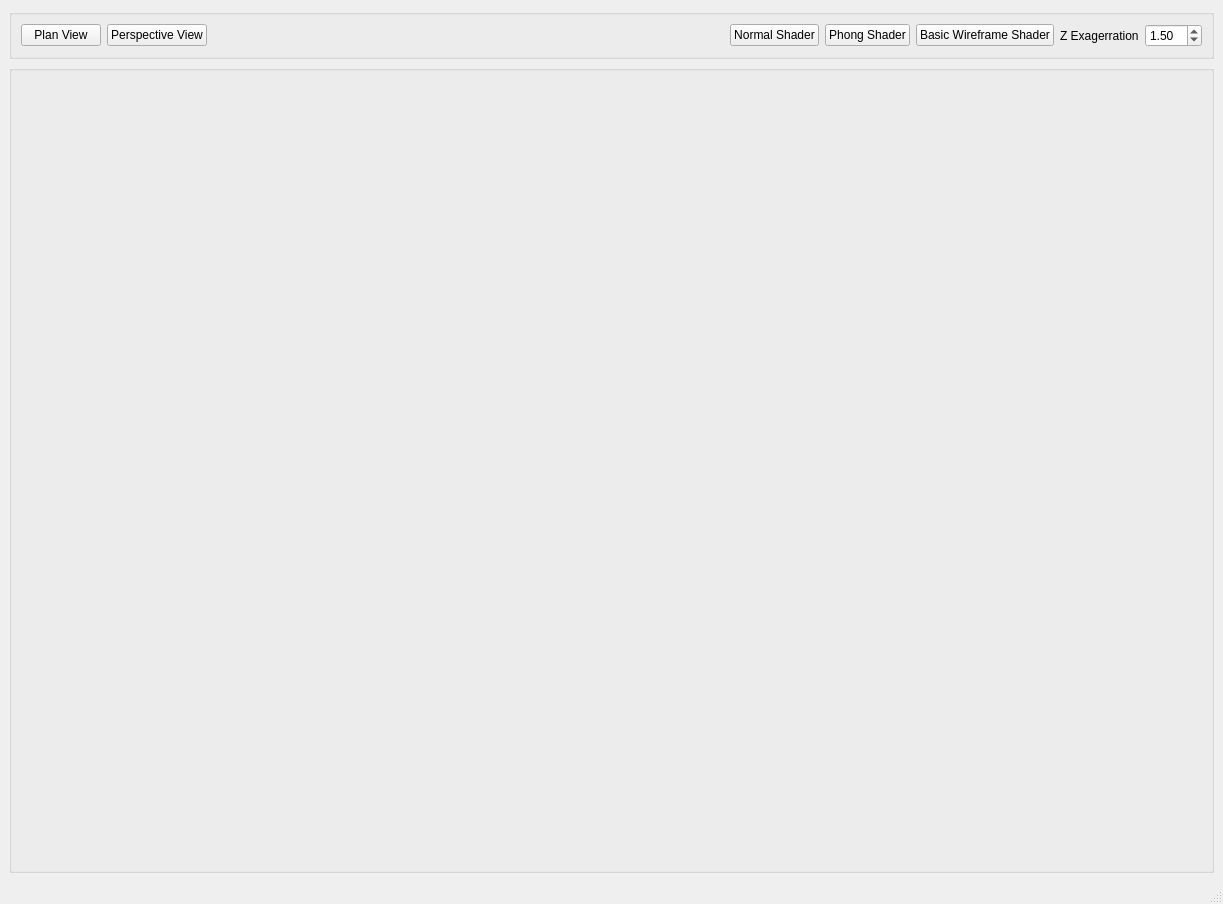
<?xml version="1.0" encoding="UTF-8"?>
<ui version="4.0">
 <class>MainWindow</class>
 <widget class="QMainWindow" name="MainWindow">
  <property name="geometry">
   <rect>
    <x>0</x>
    <y>0</y>
    <width>1223</width>
    <height>904</height>
   </rect>
  </property>
  <property name="windowTitle">
   <string>MainWindow</string>
  </property>
  <property name="styleSheet">
   <string notr="true"/>
  </property>
  <widget class="QWidget" name="centralwidget">
   <layout class="QGridLayout" name="gridLayout">
    <item row="0" column="0">
     <widget class="QGroupBox" name="groupBox_2">
      <property name="maximumSize">
       <size>
        <width>16777215</width>
        <height>50</height>
       </size>
      </property>
      <property name="title">
       <string/>
      </property>
      <property name="flat">
       <bool>true</bool>
      </property>
      <layout class="QGridLayout" name="gridLayout_3">
       <item row="0" column="5">
        <widget class="QPushButton" name="wireframe">
         <property name="text">
          <string>Basic Wireframe Shader</string>
         </property>
        </widget>
       </item>
       <item row="0" column="3">
        <widget class="QPushButton" name="normal">
         <property name="text">
          <string>Normal Shader</string>
         </property>
        </widget>
       </item>
       <item row="0" column="1">
        <widget class="QPushButton" name="orbitView">
         <property name="styleSheet">
          <string notr="true"/>
         </property>
         <property name="text">
          <string>Perspective View</string>
         </property>
         <property name="icon">
          <iconset>
           <normaloff>icons/WorldView.png</normaloff>icons/WorldView.png</iconset>
         </property>
         <property name="iconSize">
          <size>
           <width>25</width>
           <height>25</height>
          </size>
         </property>
         <property name="flat">
          <bool>false</bool>
         </property>
        </widget>
       </item>
       <item row="0" column="0">
        <widget class="QPushButton" name="planView">
         <property name="styleSheet">
          <string notr="true"/>
         </property>
         <property name="text">
          <string>Plan View</string>
         </property>
         <property name="icon">
          <iconset>
           <normaloff>icons/PlanView.png</normaloff>icons/PlanView.png</iconset>
         </property>
         <property name="iconSize">
          <size>
           <width>25</width>
           <height>25</height>
          </size>
         </property>
         <property name="autoDefault">
          <bool>false</bool>
         </property>
         <property name="flat">
          <bool>false</bool>
         </property>
        </widget>
       </item>
       <item row="0" column="6">
        <widget class="QLabel" name="label">
         <property name="text">
          <string>Z Exagerration</string>
         </property>
        </widget>
       </item>
       <item row="0" column="2">
        <spacer name="horizontalSpacer">
         <property name="orientation">
          <enum>Qt::Horizontal</enum>
         </property>
         <property name="sizeHint" stdset="0">
          <size>
           <width>40</width>
           <height>20</height>
          </size>
         </property>
        </spacer>
       </item>
       <item row="0" column="7">
        <widget class="QDoubleSpinBox" name="zfak">
         <property name="minimum">
          <double>0.010000000000000</double>
         </property>
         <property name="value">
          <double>1.500000000000000</double>
         </property>
        </widget>
       </item>
       <item row="0" column="4">
        <widget class="QPushButton" name="phong">
         <property name="text">
          <string>Phong Shader</string>
         </property>
        </widget>
       </item>
      </layout>
     </widget>
    </item>
    <item row="1" column="0">
     <widget class="QSplitter" name="splitter">
      <property name="orientation">
       <enum>Qt::Horizontal</enum>
      </property>
      <widget class="QGroupBox" name="groupBox">
       <property name="minimumSize">
        <size>
         <width>900</width>
         <height>0</height>
        </size>
       </property>
       <property name="title">
        <string/>
       </property>
       <property name="flat">
        <bool>true</bool>
       </property>
       <layout class="QGridLayout" name="gridLayout_2">
        <item row="0" column="0">
         <layout class="QGridLayout" name="gfxCanvas"/>
        </item>
       </layout>
      </widget>
     </widget>
    </item>
   </layout>
  </widget>
  <widget class="QStatusBar" name="statusbar"/>
 </widget>
 <resources/>
 <connections/>
</ui>
